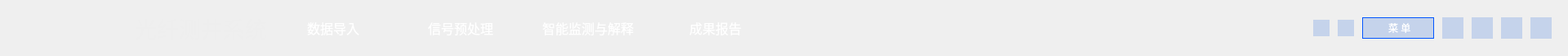
<?xml version="1.0" encoding="UTF-8"?>
<ui version="4.0">
 <class>TitleWdgt</class>
 <widget class="QWidget" name="TitleWdgt">
  <property name="geometry">
   <rect>
    <x>0</x>
    <y>0</y>
    <width>1920</width>
    <height>68</height>
   </rect>
  </property>
  <property name="windowTitle">
   <string>Form</string>
  </property>
  <property name="styleSheet">
   <string notr="true">QPushButton#widget_top
{
    background:none;
}
QPushButton#widget_top:hover
{
    background:none;
}
QPushButton#widget_top:pressed
{
    background:none;
}
</string>
  </property>
  <layout class="QVBoxLayout" name="verticalLayout" stretch="0">
   <property name="spacing">
    <number>0</number>
   </property>
   <property name="leftMargin">
    <number>0</number>
   </property>
   <property name="topMargin">
    <number>0</number>
   </property>
   <property name="rightMargin">
    <number>0</number>
   </property>
   <property name="bottomMargin">
    <number>0</number>
   </property>
   <item>
    <widget class="QWidget" name="widget_top" native="true">
     <property name="minimumSize">
      <size>
       <width>0</width>
       <height>68</height>
      </size>
     </property>
     <property name="styleSheet">
      <string notr="true"/>
     </property>
     <layout class="QHBoxLayout" name="horizontalLayout_2">
      <property name="spacing">
       <number>0</number>
      </property>
      <property name="leftMargin">
       <number>0</number>
      </property>
      <property name="topMargin">
       <number>0</number>
      </property>
      <property name="rightMargin">
       <number>0</number>
      </property>
      <property name="bottomMargin">
       <number>0</number>
      </property>
      <item>
       <widget class="QWidget" name="widget_2" native="true">
        <property name="minimumSize">
         <size>
          <width>400</width>
          <height>0</height>
         </size>
        </property>
        <property name="styleSheet">
         <string notr="true">QToolButton
{
	background-color:none;
	color:white;
	border:none;
	border-radius:5px;
}
QToolButton:hover
{
	background:rgb(50,70,120);
	color:white;
	border:none;
	border-radius:5px;
	
}
QToolButton:pressed
{
	background:rgb(46,79,129);
	color:white;
	border:none;
	border-radius:5px;
}
QToolButton:checked
{
	background:rgb(46,79,129);
	color:white;
	border:none;
	border-radius:5px;
	border-bottom:2px solid rgb(0,120,215);
}</string>
        </property>
        <layout class="QHBoxLayout" name="horizontalLayout_3">
         <property name="topMargin">
          <number>0</number>
         </property>
         <property name="bottomMargin">
          <number>0</number>
         </property>
         <item>
          <widget class="QLabel" name="label_logo">
           <property name="sizePolicy">
            <sizepolicy hsizetype="Expanding" vsizetype="Expanding">
             <horstretch>0</horstretch>
             <verstretch>0</verstretch>
            </sizepolicy>
           </property>
           <property name="minimumSize">
            <size>
             <width>150</width>
             <height>30</height>
            </size>
           </property>
           <property name="maximumSize">
            <size>
             <width>150</width>
             <height>30</height>
            </size>
           </property>
           <property name="text">
            <string/>
           </property>
           <property name="pixmap">
            <pixmap resource="res.qrc">:/res/images/logo_big_white.png</pixmap>
           </property>
           <property name="scaledContents">
            <bool>true</bool>
           </property>
          </widget>
         </item>
         <item>
          <widget class="QLabel" name="label">
           <property name="font">
            <font>
             <family>黑体</family>
             <pointsize>20</pointsize>
            </font>
           </property>
           <property name="styleSheet">
            <string notr="true">color: rgb(238, 238, 238);</string>
           </property>
           <property name="text">
            <string>光纤测井系统</string>
           </property>
          </widget>
         </item>
         <item>
          <widget class="QToolButton" name="tBtn_DataImport">
           <property name="enabled">
            <bool>true</bool>
           </property>
           <property name="minimumSize">
            <size>
             <width>130</width>
             <height>50</height>
            </size>
           </property>
           <property name="maximumSize">
            <size>
             <width>200</width>
             <height>50</height>
            </size>
           </property>
           <property name="font">
            <font>
             <family>微软雅黑</family>
             <pointsize>12</pointsize>
            </font>
           </property>
           <property name="focusPolicy">
            <enum>Qt::NoFocus</enum>
           </property>
           <property name="styleSheet">
            <string notr="true"/>
           </property>
           <property name="text">
            <string>数据导入</string>
           </property>
           <property name="icon">
            <iconset resource="res.qrc">
             <normaloff>:/res/title/tBtn_DataAnalysis.png</normaloff>:/res/title/tBtn_DataAnalysis.png</iconset>
           </property>
           <property name="iconSize">
            <size>
             <width>50</width>
             <height>50</height>
            </size>
           </property>
           <property name="toolButtonStyle">
            <enum>Qt::ToolButtonTextBesideIcon</enum>
           </property>
           <property name="autoRaise">
            <bool>true</bool>
           </property>
          </widget>
         </item>
         <item>
          <widget class="QToolButton" name="tBtn_Process">
           <property name="enabled">
            <bool>true</bool>
           </property>
           <property name="minimumSize">
            <size>
             <width>130</width>
             <height>50</height>
            </size>
           </property>
           <property name="maximumSize">
            <size>
             <width>200</width>
             <height>50</height>
            </size>
           </property>
           <property name="font">
            <font>
             <family>微软雅黑</family>
             <pointsize>12</pointsize>
            </font>
           </property>
           <property name="focusPolicy">
            <enum>Qt::NoFocus</enum>
           </property>
           <property name="styleSheet">
            <string notr="true"/>
           </property>
           <property name="text">
            <string>信号预处理</string>
           </property>
           <property name="icon">
            <iconset resource="res.qrc">
             <normaloff>:/res/title/tBtn_FFTData.png</normaloff>:/res/title/tBtn_FFTData.png</iconset>
           </property>
           <property name="iconSize">
            <size>
             <width>50</width>
             <height>50</height>
            </size>
           </property>
           <property name="toolButtonStyle">
            <enum>Qt::ToolButtonTextBesideIcon</enum>
           </property>
           <property name="autoRaise">
            <bool>true</bool>
           </property>
          </widget>
         </item>
         <item>
          <widget class="QToolButton" name="tBtn_Analysis">
           <property name="enabled">
            <bool>true</bool>
           </property>
           <property name="minimumSize">
            <size>
             <width>130</width>
             <height>50</height>
            </size>
           </property>
           <property name="maximumSize">
            <size>
             <width>200</width>
             <height>50</height>
            </size>
           </property>
           <property name="font">
            <font>
             <family>微软雅黑</family>
             <pointsize>12</pointsize>
            </font>
           </property>
           <property name="focusPolicy">
            <enum>Qt::NoFocus</enum>
           </property>
           <property name="styleSheet">
            <string notr="true"/>
           </property>
           <property name="text">
            <string>智能监测与解释</string>
           </property>
           <property name="icon">
            <iconset resource="res.qrc">
             <normaloff>:/res/title/tBtn_Config.png</normaloff>:/res/title/tBtn_Config.png</iconset>
           </property>
           <property name="iconSize">
            <size>
             <width>50</width>
             <height>50</height>
            </size>
           </property>
           <property name="toolButtonStyle">
            <enum>Qt::ToolButtonTextBesideIcon</enum>
           </property>
           <property name="autoRaise">
            <bool>true</bool>
           </property>
          </widget>
         </item>
         <item>
          <widget class="QToolButton" name="tBtn_Report">
           <property name="enabled">
            <bool>true</bool>
           </property>
           <property name="minimumSize">
            <size>
             <width>130</width>
             <height>50</height>
            </size>
           </property>
           <property name="maximumSize">
            <size>
             <width>200</width>
             <height>50</height>
            </size>
           </property>
           <property name="font">
            <font>
             <family>微软雅黑</family>
             <pointsize>12</pointsize>
            </font>
           </property>
           <property name="focusPolicy">
            <enum>Qt::NoFocus</enum>
           </property>
           <property name="styleSheet">
            <string notr="true"/>
           </property>
           <property name="text">
            <string>成果报告</string>
           </property>
           <property name="icon">
            <iconset resource="res.qrc">
             <normaloff>:/res/title/tBtn_History.png</normaloff>:/res/title/tBtn_History.png</iconset>
           </property>
           <property name="iconSize">
            <size>
             <width>50</width>
             <height>50</height>
            </size>
           </property>
           <property name="toolButtonStyle">
            <enum>Qt::ToolButtonTextBesideIcon</enum>
           </property>
           <property name="autoRaise">
            <bool>true</bool>
           </property>
          </widget>
         </item>
        </layout>
       </widget>
      </item>
      <item>
       <widget class="QWidget" name="widget" native="true">
        <property name="styleSheet">
         <string notr="true">QPushButton
{
background: rgba(31, 101, 222, 0.2);
border: 1px solid #0256FF;
font: 12pt &quot;微软雅黑&quot;;
color: #FFFFFF;


}

QPushButton:hover
{
color:#FFFFFF;
margin:1px 1px 2px 1px;
background-color: rgb(2, 86, 200);

}

QPushButton::menu-indicator{image:none}
</string>
        </property>
        <layout class="QHBoxLayout" name="horizontalLayout">
         <property name="spacing">
          <number>10</number>
         </property>
         <property name="leftMargin">
          <number>0</number>
         </property>
         <property name="topMargin">
          <number>0</number>
         </property>
         <property name="rightMargin">
          <number>20</number>
         </property>
         <property name="bottomMargin">
          <number>0</number>
         </property>
         <item>
          <spacer name="horizontalSpacer">
           <property name="orientation">
            <enum>Qt::Horizontal</enum>
           </property>
           <property name="sizeHint" stdset="0">
            <size>
             <width>40</width>
             <height>20</height>
            </size>
           </property>
          </spacer>
         </item>
         <item>
          <widget class="QPushButton" name="btn_User">
           <property name="minimumSize">
            <size>
             <width>20</width>
             <height>20</height>
            </size>
           </property>
           <property name="maximumSize">
            <size>
             <width>20</width>
             <height>20</height>
            </size>
           </property>
           <property name="styleSheet">
            <string notr="true">QPushButton
{
background-image: url(:/res/title/btn_user.png);
border:none;
}</string>
           </property>
           <property name="text">
            <string/>
           </property>
           <property name="iconSize">
            <size>
             <width>20</width>
             <height>20</height>
            </size>
           </property>
           <property name="flat">
            <bool>true</bool>
           </property>
          </widget>
         </item>
         <item>
          <widget class="QPushButton" name="btn_Setting">
           <property name="minimumSize">
            <size>
             <width>20</width>
             <height>20</height>
            </size>
           </property>
           <property name="maximumSize">
            <size>
             <width>20</width>
             <height>20</height>
            </size>
           </property>
           <property name="styleSheet">
            <string notr="true">QPushButton
{
background-image: url(:/res/title/btn_setting.png);
border:none;
}</string>
           </property>
           <property name="text">
            <string/>
           </property>
           <property name="iconSize">
            <size>
             <width>20</width>
             <height>20</height>
            </size>
           </property>
           <property name="flat">
            <bool>true</bool>
           </property>
          </widget>
         </item>
         <item>
          <widget class="QPushButton" name="btn_Menu">
           <property name="minimumSize">
            <size>
             <width>88</width>
             <height>26</height>
            </size>
           </property>
           <property name="maximumSize">
            <size>
             <width>88</width>
             <height>26</height>
            </size>
           </property>
           <property name="cursor">
            <cursorShape>ArrowCursor</cursorShape>
           </property>
           <property name="layoutDirection">
            <enum>Qt::LeftToRight</enum>
           </property>
           <property name="styleSheet">
            <string notr="true"/>
           </property>
           <property name="text">
            <string> 菜 单</string>
           </property>
           <property name="iconSize">
            <size>
             <width>26</width>
             <height>26</height>
            </size>
           </property>
           <property name="flat">
            <bool>true</bool>
           </property>
          </widget>
         </item>
         <item>
          <widget class="QPushButton" name="btn_Min">
           <property name="minimumSize">
            <size>
             <width>26</width>
             <height>26</height>
            </size>
           </property>
           <property name="maximumSize">
            <size>
             <width>26</width>
             <height>26</height>
            </size>
           </property>
           <property name="styleSheet">
            <string notr="true">QPushButton
{
background-image: url(:/res/title/btn_min.png);
border:none;
}
QPushButton:hover
{
background-image: url(:/res/title/btn_min_hover.png);
border:none;
}
QPushButton:pressed
{
background-image: url(:/res/title/btn_min.png);
border:none;
}</string>
           </property>
           <property name="text">
            <string/>
           </property>
           <property name="iconSize">
            <size>
             <width>26</width>
             <height>26</height>
            </size>
           </property>
           <property name="flat">
            <bool>true</bool>
           </property>
          </widget>
         </item>
         <item>
          <widget class="QPushButton" name="btn_Middle">
           <property name="minimumSize">
            <size>
             <width>26</width>
             <height>26</height>
            </size>
           </property>
           <property name="maximumSize">
            <size>
             <width>26</width>
             <height>26</height>
            </size>
           </property>
           <property name="styleSheet">
            <string notr="true">QPushButton
{
background-image: url(:/res/title/btn_middle.png);
border:none;
}
QPushButton:hover
{
background-image: url(:/res/title/btn_middle_hover.png);
border:none;
}
QPushButton:pressed
{
background-image: url(:/res/title/btn_middle.png);
border:none;
}</string>
           </property>
           <property name="text">
            <string/>
           </property>
           <property name="iconSize">
            <size>
             <width>26</width>
             <height>26</height>
            </size>
           </property>
           <property name="flat">
            <bool>true</bool>
           </property>
          </widget>
         </item>
         <item>
          <widget class="QPushButton" name="btn_Max">
           <property name="minimumSize">
            <size>
             <width>26</width>
             <height>26</height>
            </size>
           </property>
           <property name="maximumSize">
            <size>
             <width>26</width>
             <height>26</height>
            </size>
           </property>
           <property name="styleSheet">
            <string notr="true">QPushButton
{
background-image: url(:/res/title/btn_max.png);
border:none;
}
QPushButton:hover
{
background-image: url(:/res/title/btn_max_hover.png);
border:none;
}
QPushButton:pressed
{
background-image: url(:/res/title/btn_max.png);
border:none;
}</string>
           </property>
           <property name="text">
            <string/>
           </property>
           <property name="iconSize">
            <size>
             <width>26</width>
             <height>26</height>
            </size>
           </property>
           <property name="flat">
            <bool>true</bool>
           </property>
          </widget>
         </item>
         <item>
          <widget class="QPushButton" name="btn_Close">
           <property name="minimumSize">
            <size>
             <width>26</width>
             <height>26</height>
            </size>
           </property>
           <property name="maximumSize">
            <size>
             <width>26</width>
             <height>26</height>
            </size>
           </property>
           <property name="styleSheet">
            <string notr="true">QPushButton
{
background-image: url(:/res/title/btn_close.png);
border:none;
}
QPushButton:hover
{
background-image: url(:/res/title/btn_close_hover.png);
border:none;
}
QPushButton:pressed
{
background-image: url(:/res/title/btn_close.png);
border:none;
}</string>
           </property>
           <property name="text">
            <string/>
           </property>
           <property name="iconSize">
            <size>
             <width>26</width>
             <height>26</height>
            </size>
           </property>
           <property name="flat">
            <bool>true</bool>
           </property>
          </widget>
         </item>
        </layout>
       </widget>
      </item>
     </layout>
    </widget>
   </item>
  </layout>
 </widget>
 <resources>
  <include location="res.qrc"/>
 </resources>
 <connections/>
</ui>
